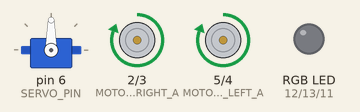
The sketch below on a simulated Arduino Uno, built with avr-gcc and run on an emulated ATmega328P. Parts: servo, motor-driver pin pairs drawn as motors (green arrow = first pin HIGH = forward, orange = second pin HIGH = backward, longer = more drive), an RGB LED mixed from three pins (HIGH = lit). What the sketch prints to the serial monitor is not drawn.

Above: at 2.5 s.
Timing chart, 0 to 6.6 s (numbered marks = the images above):
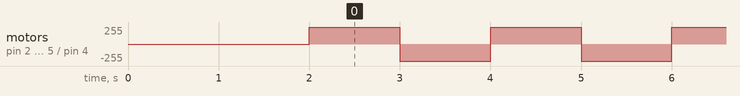

Measured:
- by itself, motor on pin 2 (MOTOR_PIN_RIGHT_A) / pin 3 (MOTOR_PIN_RIGHT_B), motor on pin 5 (MOTOR_PIN_LEFT_A) / pin 4 (MOTOR_PIN_LEFT_B): alternates forward 255/255 for 1.0 s and backward 255/255 for 1.0 s

The sketch:

electric-test.ino
```cpp
#include <Arduino.h>
#include <Servo.h>
#if defined(ARDUINO_AVR_UNO)
#include <SoftPWM.h>
#endif

#define MOTOR_PIN_LEFT_A 5
#define MOTOR_PIN_LEFT_B 4
#define MOTOR_PIN_RIGHT_A 2
#define MOTOR_PIN_RIGHT_B 3
#define RGB_PIN_R 12
#define RGB_PIN_G 13
#define RGB_PIN_B 11
#define ULTRASONIC_PIN_TRIG 10
#define ULTRASONIC_PIN_ECHO 10

#define MAX_DISTANCE 300 // unit: cm

#define ULTRASONIC_READ_TIMEOUT 18000 // us , 2*300/34000*1000000 ~= 17647 us

Servo servo;
#define SERVO_PIN 6
#define SERVO_REVERSE true

void setup() {
  Serial.begin(115200);
  Serial.println("Electric Test Begin...");
  delay(1000);

  Serial.println("Start Camera...");
  Serial.println("SET+START");
  delay(1000);

  pinMode(MOTOR_PIN_LEFT_A, OUTPUT);
  pinMode(MOTOR_PIN_LEFT_B, OUTPUT);
  pinMode(MOTOR_PIN_RIGHT_A, OUTPUT);
  pinMode(MOTOR_PIN_RIGHT_B, OUTPUT);
  digitalWrite(MOTOR_PIN_LEFT_A, LOW);
  digitalWrite(MOTOR_PIN_LEFT_B, LOW);
  digitalWrite(MOTOR_PIN_RIGHT_A, LOW);
  digitalWrite(MOTOR_PIN_RIGHT_B, LOW);

  pinMode(RGB_PIN_R, OUTPUT);
  pinMode(RGB_PIN_G, OUTPUT);
  pinMode(RGB_PIN_B, OUTPUT);

  servo.attach(SERVO_PIN);
  servo.write(90);
  #if defined(ARDUINO_AVR_UNO)
  SoftPWMBegin(); // init softpwm, before the motors initialization and the rgb LEDs initialization
  #endif

}

void motor_test() {
  if (millis() / 1000 % 2  < 1) {
    Serial.println("FORWARD");
    digitalWrite(MOTOR_PIN_LEFT_A, HIGH);
    digitalWrite(MOTOR_PIN_LEFT_B, LOW);
    digitalWrite(MOTOR_PIN_RIGHT_A, HIGH);
    digitalWrite(MOTOR_PIN_RIGHT_B, LOW);
  } else {
    Serial.println("BACKWARD");
    digitalWrite(MOTOR_PIN_LEFT_A, LOW);
    digitalWrite(MOTOR_PIN_LEFT_B, HIGH);
    digitalWrite(MOTOR_PIN_RIGHT_A, LOW);
    digitalWrite(MOTOR_PIN_RIGHT_B, HIGH);
  }
}

void rgb_test() {
  if (millis() / 1000 % 3 < 1) {
    Serial.println("RED");
    digitalWrite(RGB_PIN_R, HIGH);
    digitalWrite(RGB_PIN_G, LOW);
    digitalWrite(RGB_PIN_B, LOW);
  } else if (millis() / 1000 % 3 < 2) {
    Serial.println("GREEN");
    digitalWrite(RGB_PIN_R, LOW);
    digitalWrite(RGB_PIN_G, HIGH);
    digitalWrite(RGB_PIN_B, LOW);
  } else {
    Serial.println("BLUE");
    digitalWrite(RGB_PIN_R, LOW);
    digitalWrite(RGB_PIN_G, LOW);
    digitalWrite(RGB_PIN_B, HIGH);
  }
}

void ultasonic_test() {
  if (millis() / 1000 % 2 < 1) return;

  pinMode(ULTRASONIC_PIN_TRIG, OUTPUT);
  digitalWrite(ULTRASONIC_PIN_TRIG, LOW);
  delayMicroseconds(2);
  digitalWrite(ULTRASONIC_PIN_TRIG, HIGH);
  delayMicroseconds(10);
  digitalWrite(ULTRASONIC_PIN_TRIG, LOW);
  pinMode(ULTRASONIC_PIN_ECHO, INPUT);

  noInterrupts(); // Pause all interruptions to avoid affecting data
                     // However，turning off interrupts affects the functionality of softpwm, such as motors

  float duration = pulseIn(ULTRASONIC_PIN_ECHO, HIGH, ULTRASONIC_READ_TIMEOUT);
  float distance = duration  * 0.017; // S = vt = 340m/s * (t/2)us= (340 * 100 cm/s) * 0.5 * (t / 10^6)s = 0.017 * t

  interrupts(); // resume interruptions

  if (distance > MAX_DISTANCE) {
    Serial.println("Ultrasonic read: error");
  }

  Serial.print("Ultrasonic read:");Serial.println(distance);
  delay(200);
}

void loop() {
  motor_test();
  // rgb_test();
  // ultasonic_test();
}
```
